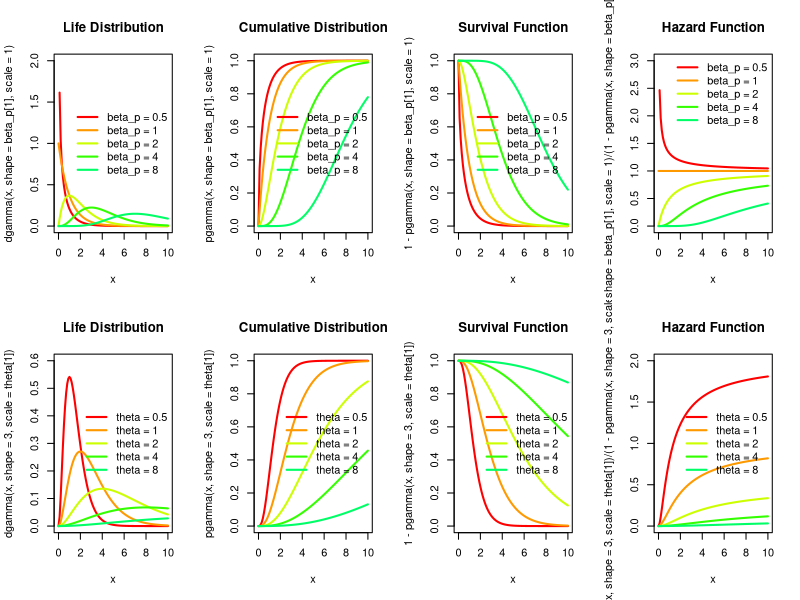

This chart was generated by the following R code:
##### Gamma Distribution with 2 Parameters
par(mfrow = c(2, 4))

### parameter: beta_p
beta_p = c(0.5, 1, 2, 4, 8)	# shape

### Input Variable
x <- seq(0, 10, length.out = 101)

color = rainbow(10)

### Life Distribution
plot(x, dgamma(x, shape=beta_p[1], scale=1), xlim=c(0, 10), ylim=c(0, 2), col=color[1], lwd=2, type = 'l', main="Life Distribution")
for (i in 2:5)	{	lines(x, dgamma(x, shape=beta_p[i], scale=1), col=color[i], lwd=2);	}
legend('right', bty = 'n', lwd=2, col=color[1:5], legend = c('beta_p = 0.5', 'beta_p = 1', 'beta_p = 2', 'beta_p = 4', 'beta_p = 8'))

### Cumulative Distribution
plot(x, pgamma(x, shape=beta_p[1], scale=1), xlim=c(0, 10), ylim=c(0, 1), col=color[1], lwd=2, type = 'l', main="Cumulative Distribution")
for (i in 2:5)	{	lines(x, pgamma(x, shape=beta_p[i], scale=1), col=color[i], lwd=2);	}
legend('right', bty = 'n', lwd=2, col=color[1:5], legend = c('beta_p = 0.5', 'beta_p = 1', 'beta_p = 2', 'beta_p = 4', 'beta_p = 8'))

### Survival Function
plot(x, 1-pgamma(x, shape=beta_p[1], scale=1), xlim=c(0, 10), ylim=c(0, 1), col=color[1], lwd=2, type = 'l', main="Survival Function")
for (i in 2:5)	{	lines(x, 1-pgamma(x, shape=beta_p[i], scale=1), col=color[i], lwd=2);	}
legend('right', bty = 'n', lwd=2, col=color[1:5], legend = c('beta_p = 0.5', 'beta_p = 1', 'beta_p = 2', 'beta_p = 4', 'beta_p = 8'))

### Hazard Function
plot(x, dgamma(x, shape=beta_p[1], scale=1)/(1-pgamma(x, shape=beta_p[1], scale=1)), xlim=c(0, 10), ylim=c(0, 3), col=color[1], lwd=2, type = 'l', main="Hazard Function")
for (i in 2:5) {	lines(x, dgamma(x, shape=beta_p[i], scale=1)/(1-pgamma(x, shape=beta_p[i], scale=1)), col=color[i], lwd=2);	}
legend('topright', bty = 'n', lwd=2, col=color[1:5], legend = c('beta_p = 0.5', 'beta_p = 1', 'beta_p = 2', 'beta_p = 4', 'beta_p = 8'))



### parameter: theta
theta = c(0.5, 1, 2, 4, 8)	#scale

### Input Variable
x <- seq(0, 10, length.out = 101)

color = rainbow(10)

### Life Distribution
plot(x, dgamma(x, shape=3, scale=theta[1]), xlim=c(0, 10), ylim=c(0, 0.6), col=color[1], lwd=2, type = 'l', main="Life Distribution")
for (i in 2:5)	{	lines(x, dgamma(x, shape=3, scale=theta[i]), col=color[i], lwd=2);	}
legend('right', bty = 'n', lwd=2, col=color[1:5], legend = c('theta = 0.5', 'theta = 1', 'theta = 2', 'theta = 4', 'theta = 8'))

### Cumulative Distribution
plot(x, pgamma(x, shape=3, scale=theta[1]), xlim=c(0, 10), ylim=c(0, 1), col=color[1], lwd=2, type = 'l', main="Cumulative Distribution")
for (i in 2:5)	{	lines(x, pgamma(x, shape=3, scale=theta[i]), col=color[i], lwd=2);	}
legend('right', bty = 'n', lwd=2, col=color[1:5], legend = c('theta = 0.5', 'theta = 1', 'theta = 2', 'theta = 4', 'theta = 8'))

### Survival Function
plot(x, 1-pgamma(x, shape=3, scale=theta[1]), xlim=c(0, 10), ylim=c(0, 1), col=color[1], lwd=2, type = 'l', main="Survival Function")
for (i in 2:5)	{	lines(x, 1-pgamma(x, shape=3, scale=theta[i]), col=color[i], lwd=2);	}
legend('right', bty = 'n', lwd=2, col=color[1:5], legend = c('theta = 0.5', 'theta = 1', 'theta = 2', 'theta = 4', 'theta = 8'))

### Hazard Function
plot(x, dgamma(x, shape=3, scale=theta[1])/(1-pgamma(x, shape=3, scale=theta[1])), xlim=c(0, 10), ylim=c(0, 2), col=color[1], lwd=2, type = 'l', main="Hazard Function")
for (i in 2:5) {	lines(x, dgamma(x, shape=3, scale=theta[i])/(1-pgamma(x, shape=3, scale=theta[i])), col=color[i], lwd=2);	}
legend('right', bty = 'n', lwd=2, col=color[1:5], legend = c('theta = 0.5', 'theta = 1', 'theta = 2', 'theta = 4', 'theta = 8'))
